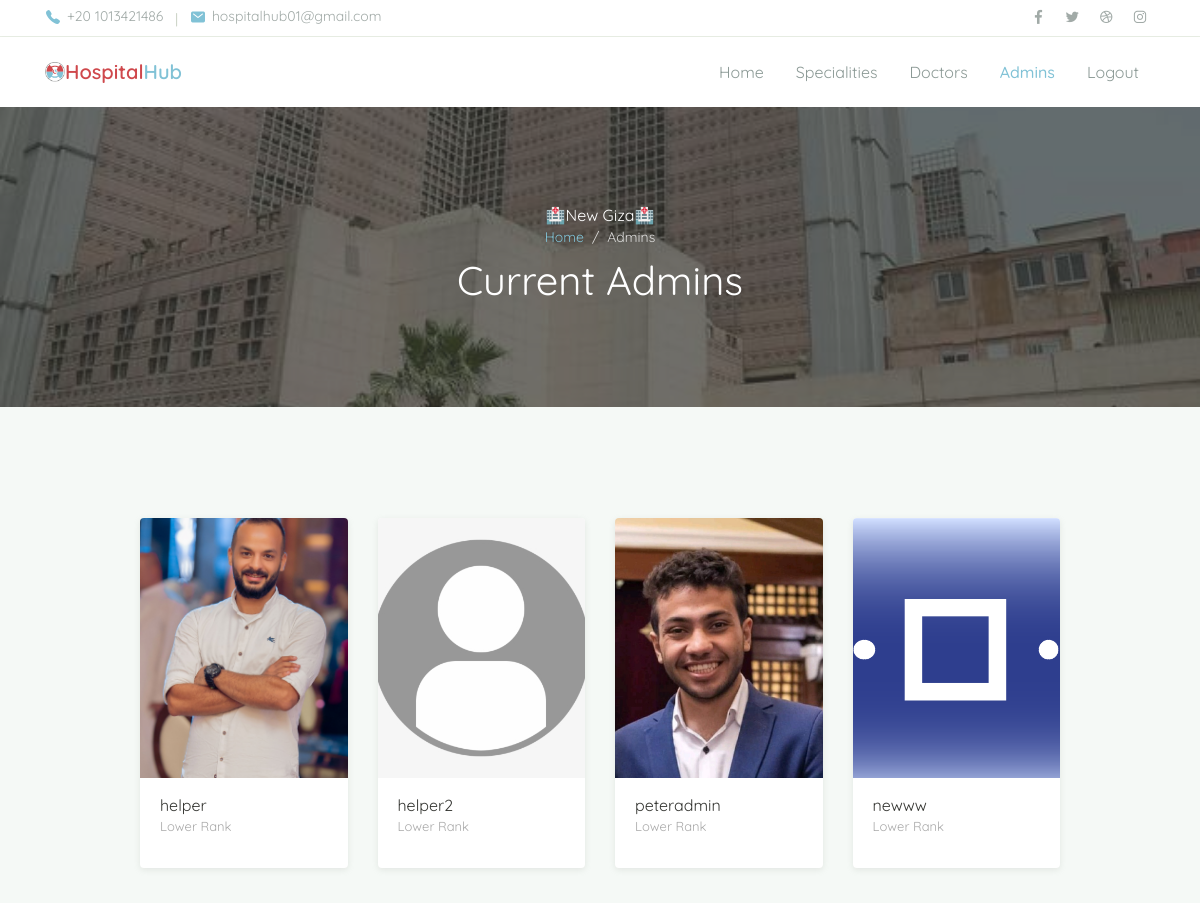
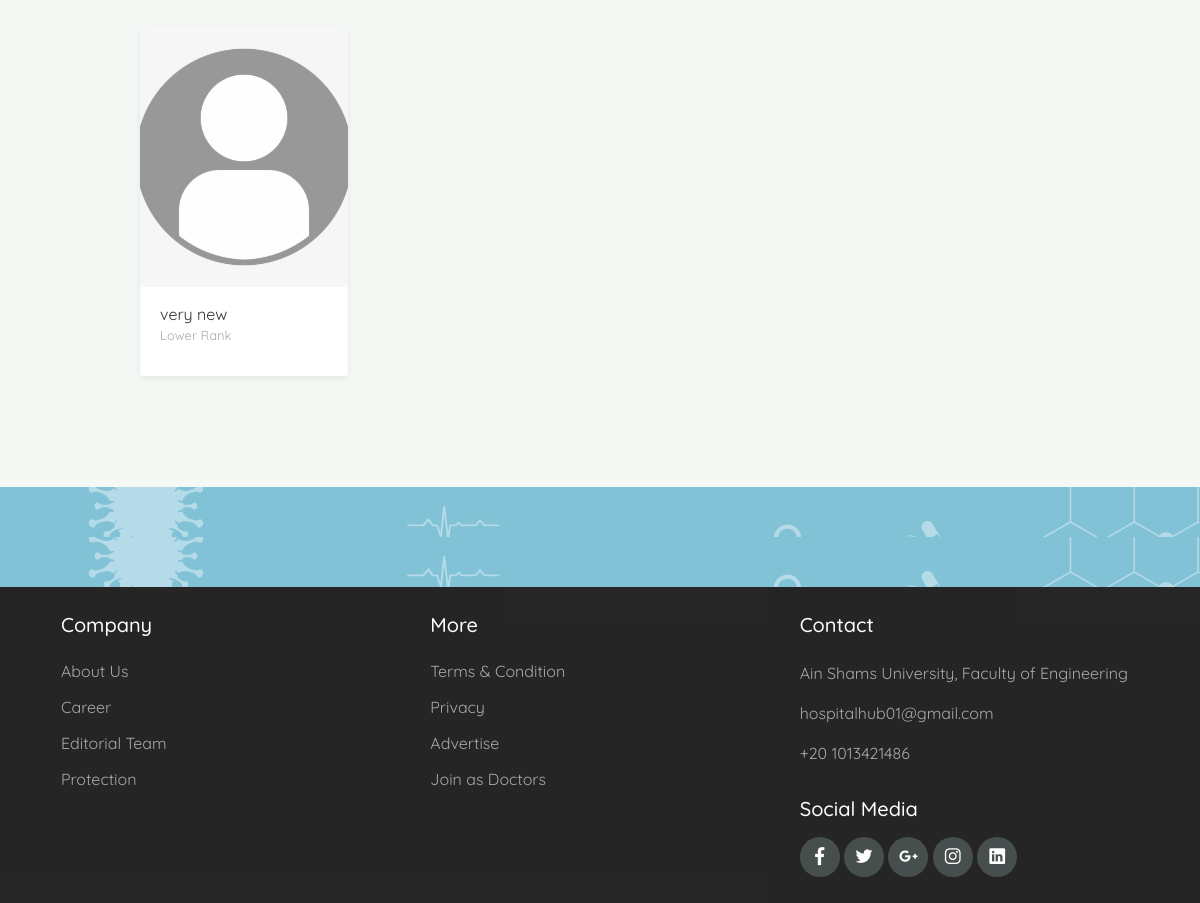
The page /hospital_hub/admin/admins (signed in) on the database its author committed (2 pictures, top to bottom).
### hospital_hub/models.py (models this page shows, shortened)
class Hospital(models.Model):
    name = models.CharField(max_length=100)
    city = models.ForeignKey(City, on_delete=models.PROTECT, null=True)
    specialities = models.ManyToManyField(Speciality, blank=True, null=True)
    image = models.ImageField(
        upload_to="media/", null=True, default="media/no_hospital_img.png")

class Admin(models.Model):
    my_account = models.ForeignKey(
        User, on_delete=models.CASCADE, related_name="my_admin")
    hospital = models.ForeignKey(
        Hospital, on_delete=models.SET_NULL, related_name="my_admins", blank=True, null=True)

class User(AbstractBaseUser):
    username = models.CharField(max_length=255, unique=True)
    email = models.EmailField(
        verbose_name='email address', max_length=255, unique=True)
    full_name = models.CharField(max_length=255, blank=True, null=True)
    phone_number = models.IntegerField()
    city = models.ForeignKey(City, on_delete=models.PROTECT, null=True)
    owner = models.BooleanField(default=False)  # can login
    admin = models.BooleanField(default=False)  # staff user non superuser
    doctor = models.BooleanField(default=False)  # superuser
    patient = models.BooleanField(default=False)  # superuser
    staff = models.BooleanField(default=False)  # necessary
    age   =models.IntegerField(null=True,blank=True)
    created_at = models.DateTimeField(auto_now_add=True,null=True,blank=True)
    image = models.ImageField(
        default="media/no_profile_img.png", upload_to="media/")
    USERNAME_FIELD = 'username'  # username
    EMAIL_FIELD = 'email'  # Email
    REQUIRED_FIELDS = ['email', 'full_name', 'phone_number']
    objects = UserManager()

### hospital_hub/views.py (the view, shortened to what this page needs)
# urls.py: path('admin/admins', views.Admin.ViewAdmins, name='admin_view_admins'),
    def ViewAdmins(request):
        hospital = request.user.my_admin.first().hospital
        admins = AdminModel.objects.filter(hospital=hospital)
        lower_admins = AdminModel.objects.filter(
            hospital=hospital, id__gt=request.user.my_admin.first().id)
        higher_admins = AdminModel.objects.filter(
            hospital=hospital, id__lt=request.user.my_admin.first().id)
        return render(request, "hospital_hub/Admin/view_admins.html", {
            "hospital_name": hospital.name,
            "lower_admins": lower_admins,
            "higher_admins": higher_admins,
        })

### hospital_hub/templates/hospital_hub/Admin/view_admins.html (shortened to what this page needs)
{%extends 'hospital_hub/Admin/admin_layout.html'%}
{%load static%}
{%block body%}
<header>
    <nav class="navbar navbar-expand-lg navbar-light shadow-sm">
        <div class="container">
            <img src="{%static 'hospital_hub/assets/img/logo2.png'%}" alt="" style="width:20px;">
            <a style="color:#81C2D6" class="navbar-brand" href="#"><span class="text-primary2">Hospital</span>Hub </a>
            <div class="collapse navbar-collapse" id="navbarSupport">
                <ul class="navbar-nav ml-auto">
                    <li class="nav-item ">
                        <a class="nav-link" href="{%url 'admin_home'%}">Home</a>
                    </li>
                       <li class="nav-item">
                            <a class="nav-link" href="{%url 'view_specialities'%}">Specialities</a>
                        </li>
                    <li class="nav-item">
                        <a class="nav-link " href="{%url 'admin_view_doctors'%}">Doctors</a>
                    </li>
                    <li class="nav-item active">
                        <a class="nav-link" href="{%url 'admin_view_admins'%}">Admins</a>
                    </li>
                    <li class="nav-item">
                        <a class="nav-link" href="{%url 'admin_logout'%}">Logout</a>
                    </li>
                </ul>
            </div>
        </div>
    </nav>
</header>
<div class="page-banner overlay-dark bg-image"
     style="background-image: url(../../../../static/hospital_hub/assets/img/bg_image_1.jpg)">
    <div class="banner-section">
        <div class="container text-center wow fadeInUp">
            <span class="subhead">🏥{{hospital_name}}🏥</span>
            <nav aria-label="Breadcrumb">
                <ol class="breadcrumb breadcrumb-dark bg-transparent justify-content-center py-0 mb-2">
                    <li class="breadcrumb-item"><a href="{%url 'admin_home'%}">Home</a></li>
                    <li class="breadcrumb-item active" aria-current="page">
                        Admins
                    </li>
                </ol>
            </nav>
            <h1 class="font-weight-normal">
                {%if speciality%}{{speciality}}{%else%}Current Admins{%endif%}
            </h1>
        </div>
    </div>
</div>
<div class="page-section bg-light">
    <div class="container">
        <div class="row justify-content-center">
            <div class="col-lg-10">
                <div class="row">
                    {% for admin in lower_admins %}
                        <div class="col-md-6 col-lg-3 py-3 wow zoomIn">
                            <div class="card-doctor">
                                <div class="header">
                                    {% if admin.my_account.image %}
                                    <img src="{{admin.my_account.image.url}}" alt="" height="260" style="object-fit: cover;">
                                    {% else %}
                                    <img src="{%static 'hospital_hub/assets/img/no_profile_img.png' %}" alt="" height="260" style="object-fit: cover;">
                                    {% endif %}
                                </div>
                                <div class="body">
                                    <p class="text-x2 mb-0" style="text-align:left;">
                                        {{admin.my_account.username}}
                                    </p>
                                    <p  style="text-align:left; color:darkgray; font-size:small">
                                        Lower Rank
                                    </p>
                                </div>
                            </div>
                        </div>
                        {%endfor%}
                </div>
            </div>
        </div>
    </div>
</div>
<div class="page-section banner-home bg-image" style="background-image: url(../assets/img/banner-pattern.svg)">
    <div class="container py-5 py-lg-0">
        <div class="row align-items-center">
            <div class="col-lg-12 wow zoomIn">
            </div>
        </div>
    </div>
</div>
{%endblock%}

### hospital_hub/static/hospital_hub/assets/css/theme.css (style rules this page uses)
body { font-family: "Quicksand", sans-serif; }
:root { --primary: #81C2D6; --accent: #FF3D85; --secondary: #4E5AFE; --warning: #EED818; --info: #05B4E1; --danger: #FF4943; --success: #96C93D; --dark: #343531; --light: #F5F9F6; --cs: #596261; --grey: #6E807A; }
body { font-family: "Source Sans Pro", sans-serif; line-height: 1.5; color: #343531; }
a { color: #07be94; text-decoration: none; background-color: transparent; }
.bg-light { background-color: #F5F9F6 !important; }
.text-primary2 { color: #CF484C !important; }
.breadcrumb { background-color: #f8f9fa; }
.breadcrumb-dark .breadcrumb-item a { color: #81C2D6; }
.breadcrumb-dark .breadcrumb-item + .breadcrumb-item::before { display: inline-block; padding-right: 0.5rem; color: rgba(255, 255, 255, 0.8); content: "/"; }
.breadcrumb-dark .breadcrumb-item.active { color: rgba(255, 255, 255, 0.8); }
.navbar { min-height: 70px; }
.navbar-brand { color:green; font-weight: 600; padding-top: 10px; padding-bottom: 10px; }
.navbar-nav { margin-top: 10px; border-top: 1px solid #E8EEE4; flex-shrink: 0; }
.navbar-nav .nav-link { transition: all .2s ease; }
.navbar-light .navbar-nav .nav-link { color: rgba(110, 128, 122, 0.8); }
.navbar-light .navbar-nav .show > .nav-link, .navbar-light .navbar-nav .active > .nav-link, .navbar-light .navbar-nav .nav-link.show, .navbar-light .navbar-nav .nav-link.active { font-weight: 500; color: #81C2D6; }
@media (min-width: 992px) { .navbar-expand-lg .navbar-nav { margin-top: 0; border-top: none; } }
@media (min-width: 992px) { .navbar-expand-lg .navbar-nav .nav-link { padding-right: 16px; padding-left: 16px; } }
@media (min-width: 992px) { .navbar-expand-lg .navbar-nav { align-items: center; } }
.bg-image { position: relative; background-position: center center; background-size: cover; background-repeat: no-repeat; }
.bg-image > * { position: relative; z-index: 10; }
.page-section { position: relative; padding-top: 80px; padding-bottom: 80px; overflow: hidden; }
.page-banner { position: relative; height: 300px; z-index: 10; }
.page-hero.overlay-dark::before, .page-banner.overlay-dark::before { content: ""; position: absolute; top: 0; left: 0; width: 100%; height: 100%; background: rgba(52, 53, 49, 0.7); z-index: 1; }
.page-banner .breadcrumb-item, .page-banner .breadcrumb-item a { font-size: 14px; }
.hero-section, .banner-section { position: relative; display: -ms-flexbox; display: flex; -ms-flex-align: center; align-items: center; -ms-flex-pack: center; justify-content: center; height: 100%; color: #ffffff; z-index: 10; }
.card-doctor { display: block; margin: 15px auto; width: 100%; max-width: 240px; background-color: #fff; border-radius: 4px; box-shadow: 0 2px 6px rgba(154, 159, 151, 0.2); overflow: hidden; }
.card-doctor .header { position: relative; width: 100%; height: 260px; overflow: hidden; }
.card-doctor .header::before { content: ''; position: absolute; top: 0; left: 0; width: 100%; height: 100%; background-color: rgba(52, 53, 49, 0.36); opacity: 0; transition: opacity .2s linear; }
.card-doctor .header img { width: 100%; }
.card-doctor .body { padding: 15px 20px; }
.banner-home { padding: 0; background-color: #81C2D6; color: #fff; height: 50px; }

### hospital_hub/templates/hospital_hub/Admin/admin_layout.html (style rules this page uses)
body { font-family: "Quicksand", sans-serif; }

### rows shown on the page
Hospital: name "New Giza"
Admin: my_account.image (picture), my_account.username "helper"
Admin: my_account.username "helper2"
Admin: my_account.image (picture), my_account.username "peteradmin"
Admin: my_account.image (picture), my_account.username "newww"
Admin: my_account.image (picture), my_account.username "very new"
